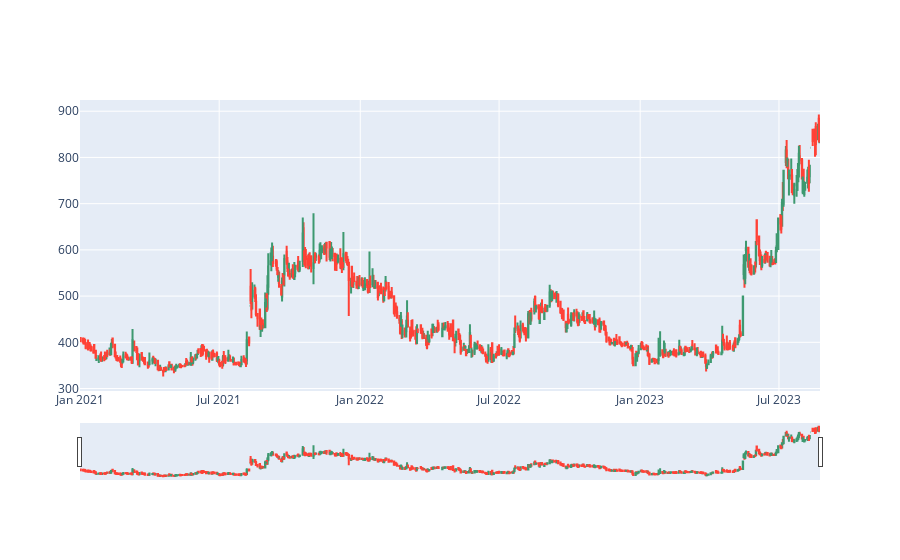

The cell this chart's notebook holds for it:
### Code cell
df = pd.read_csv("../data/cleaned_stocks/stock_1")
fig = go.Figure(data=[go.Candlestick(x=df['time'],
                open=df['Open'],
                high=df['High'],
                low=df['Low'],
                close=df['Close'])])

fig.show()

### Figure 1 — Plotly figure (JSON) as saved in the notebook; plotly's stock layout.template omitted (floating-point values rounded to 4 significant figures; data arrays with more than 128 entries replaced by an {"elided": "..."} marker saying what was removed)
{"data": [{"close": {"elided": "655 float values"}, "high": {"elided": "655 float values"}, "low": {"elided": "655 float values"}, "open": {"elided": "655 float values"}, "type": "candlestick", "x": {"elided": "655 str values"}}], "layout": {}}
